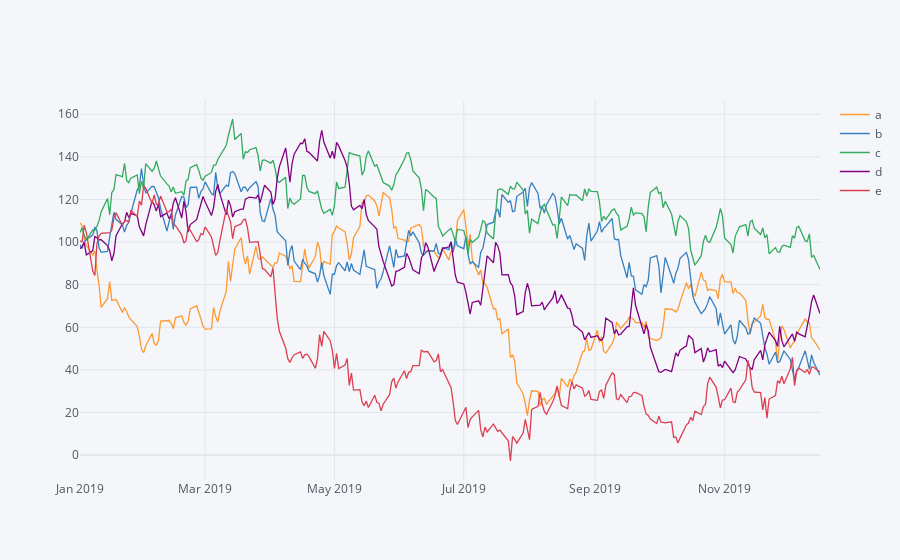

Write notebook code for a chart like this one.
### Code cell
df.iplot()

### Figure 1 — Plotly figure (JSON) as saved in the notebook; plotly's stock layout.template omitted (floating-point values rounded to 4 significant figures; data arrays with more than 128 entries replaced by an {"elided": "..."} marker saying what was removed)
{"data": [{"line": {"color": "rgba(255, 153, 51, 1.0)", "dash": "solid", "shape": "linear", "width": 1.3}, "mode": "lines", "name": "a", "text": "", "type": "scatter", "x": {"elided": "250 str values"}, "y": {"elided": "250 float values"}}, {"line": {"color": "rgba(55, 128, 191, 1.0)", "dash": "solid", "shape": "linear", "width": 1.3}, "mode": "lines", "name": "b", "text": "", "type": "scatter", "x": {"elided": "250 str values"}, "y": {"elided": "250 float values"}}, {"line": {"color": "rgba(50, 171, 96, 1.0)", "dash": "solid", "shape": "linear", "width": 1.3}, "mode": "lines", "name": "c", "text": "", "type": "scatter", "x": {"elided": "250 str values"}, "y": {"elided": "250 float values"}}, {"line": {"color": "rgba(128, 0, 128, 1.0)", "dash": "solid", "shape": "linear", "width": 1.3}, "mode": "lines", "name": "d", "text": "", "type": "scatter", "x": {"elided": "250 str values"}, "y": {"elided": "250 float values"}}, {"line": {"color": "rgba(219, 64, 82, 1.0)", "dash": "solid", "shape": "linear", "width": 1.3}, "mode": "lines", "name": "e", "text": "", "type": "scatter", "x": {"elided": "250 str values"}, "y": {"elided": "250 float values"}}], "layout": {"autosize": true, "legend": {"bgcolor": "#F5F6F9", "font": {"color": "#4D5663"}}, "paper_bgcolor": "#F5F6F9", "plot_bgcolor": "#F5F6F9", "title": {"font": {"color": "#4D5663"}}, "xaxis": {"autorange": true, "gridcolor": "#E1E5ED", "range": ["2019-01-01", "2019-12-16"], "showgrid": true, "tickfont": {"color": "#4D5663"}, "title": {"font": {"color": "#4D5663"}, "text": ""}, "type": "date", "zerolinecolor": "#E1E5ED"}, "yaxis": {"autorange": true, "gridcolor": "#E1E5ED", "range": [-11.66, 166.7], "showgrid": true, "tickfont": {"color": "#4D5663"}, "title": {"font": {"color": "#4D5663"}, "text": ""}, "type": "linear", "zerolinecolor": "#E1E5ED"}}}
